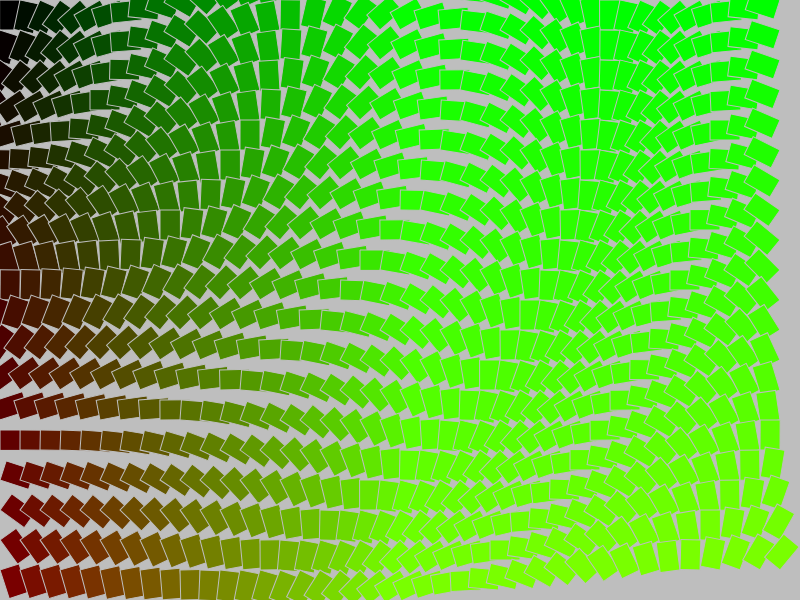
Frame 1 (no input)
Frame 60 (no input): identical to frame 1, image omitted
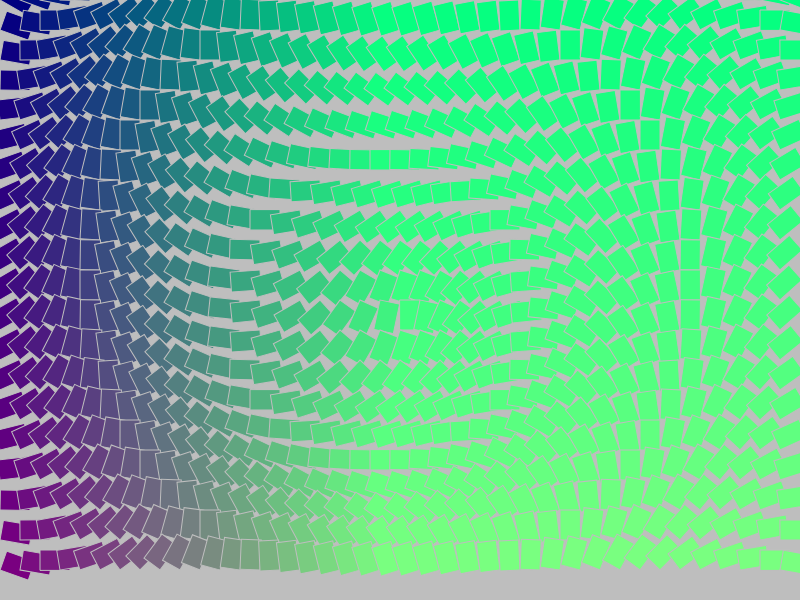
Frame 120 (the mouse pressed at the canvas centre since frame 60)

The p5.js sketch that drew these frames (run headless with seeded random() and noise() and a simulated clock; from frame 60 on, the mouse is pressed at the canvas centre):

// p5.js sketch
// ── sketch.js
/*

    Example Code: Interactive Gradient Array

*/


function setup(){

  createCanvas(800,600);
  stroke(190)

}

function draw(){
  background(190)

  let numCol = 40
  let numRow = 20
  let stepX = width / numCol // height of box 
  let stepY = height / numRow // width of box  

  for (var col = 0; col < numRow; col++){

    for (var row = 0; row < numCol; row++){
    
      fill(col/numCol*255,row/numRow*255,mouseX/width*255)   
      push()
      translate(row*stepX,col*stepY)
      rotate(dist(row*stepX,col*stepY,mouseX,mouseY)/600*TWO_PI) 
      rect(0,0,stepX,stepY) 
      pop()

    }

  }

}
